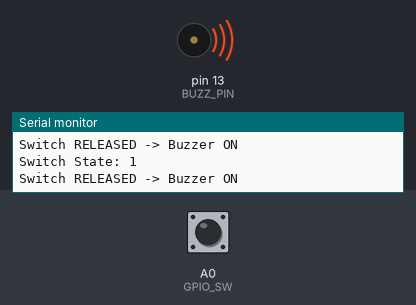
The sketch below on a simulated Arduino Uno, built with avr-gcc and run on an emulated ATmega328P. On the bench: buzzer (waves = sounding, pin HIGH), the last lines printed to the serial monitor. The inputs (shaded band) are chosen by the test bench; at power-on: A0 (GPIO_SW) HIGH.

Above: at 1.4 s.
1.5 s: A0 (GPIO_SW) pulled LOW for 0.35 s
At 1.9 s:
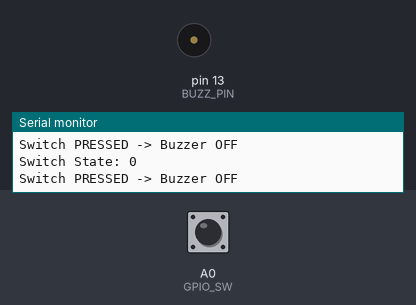
3.6 s: A0 (GPIO_SW) pulled LOW for 3.2 s
At 7.2 s:
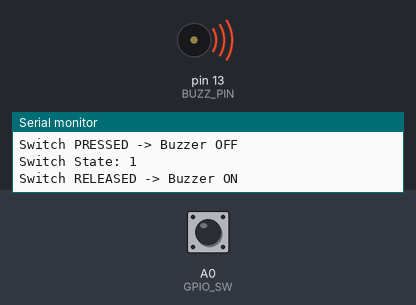
Timing chart, 0 to 8.7 s (numbered marks = the images above; inputs shaded):
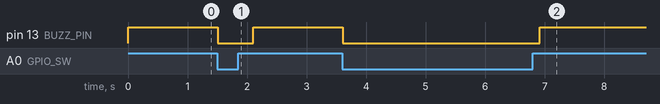

The sketch:

Door_Security_System_Reed_Switch_Buzzer.ino
```cpp
/*
 * ------------------------------------------------------------
 *  Project : Door_Security_System_Reed_Switch_Buzzer.ino
 *  Board   : Arduino Uno
 *  Author  : CodeTheHardware
 *  YouTube : https://www.youtube.com/@CodeTheHardware
 *  GitHub  : https://github.com/CTHardware/arduino-reed-switch-door-security-system
 * ------------------------------------------------------------
 *  Description:
 *  A magnetic reed switch detects the door state.
 *  When the switch is activated, the buzzer turns ON as an alert.
 *  The switch state is also printed on the Serial Monitor.
 *
 *  Connections:
 *  Reed Switch -> A0 and GND (uses internal pull-up, no resistor needed)
 *  Buzzer (+)  -> Pin 13
 *  Buzzer (-)  -> GND
 * ------------------------------------------------------------
 */

// ---------------- Pin Definitions ----------------
#define GPIO_SW   A0    // Reed switch input pin (A0 used as digital input)
#define BUZZ_PIN  13    // Buzzer output pin

void setup()
{
  // Start Serial Monitor for debugging (baud rate: 9600)
  Serial.begin(9600);

  // Configure buzzer pin as output and keep it OFF at startup
  pinMode(BUZZ_PIN, OUTPUT);
  digitalWrite(BUZZ_PIN, LOW);

  // Enable internal pull-up resistor on the switch pin.
  // Pin reads HIGH (1) when the switch is open,
  // and LOW (0) when the switch is closed (connected to GND).
  pinMode(GPIO_SW, INPUT_PULLUP);

  Serial.println("System Started...");
}

void loop()
{
  // Read the current state of the reed switch
  int SW_State = digitalRead(GPIO_SW);

  // Print the switch state: 0 = closed/pressed, 1 = open/released
  Serial.print("Switch State: ");
  Serial.println(SW_State);

  if (SW_State == HIGH)
  {
    // Switch open (door open) -> turn buzzer ON
    Serial.println("Switch RELEASED -> Buzzer ON");
    digitalWrite(BUZZ_PIN, HIGH);
    delay(100);   // Adjust as per your product requirement
  }
  else
  {
    // Switch closed (door closed) -> turn buzzer OFF
    Serial.println("Switch PRESSED -> Buzzer OFF");
    digitalWrite(BUZZ_PIN, LOW);
    delay(100);   // Adjust as per your product requirement
  }

  // Small delay to avoid flooding the Serial Monitor
  delay(200);
}
```

Measured:
- after the input at 1.5 s, pin 13 (BUZZ_PIN): HIGH → LOW at once, → HIGH 0.60 s later
- after the input at 3.6 s, pin 13 (BUZZ_PIN): HIGH → LOW at once, → HIGH 3.3 s later
